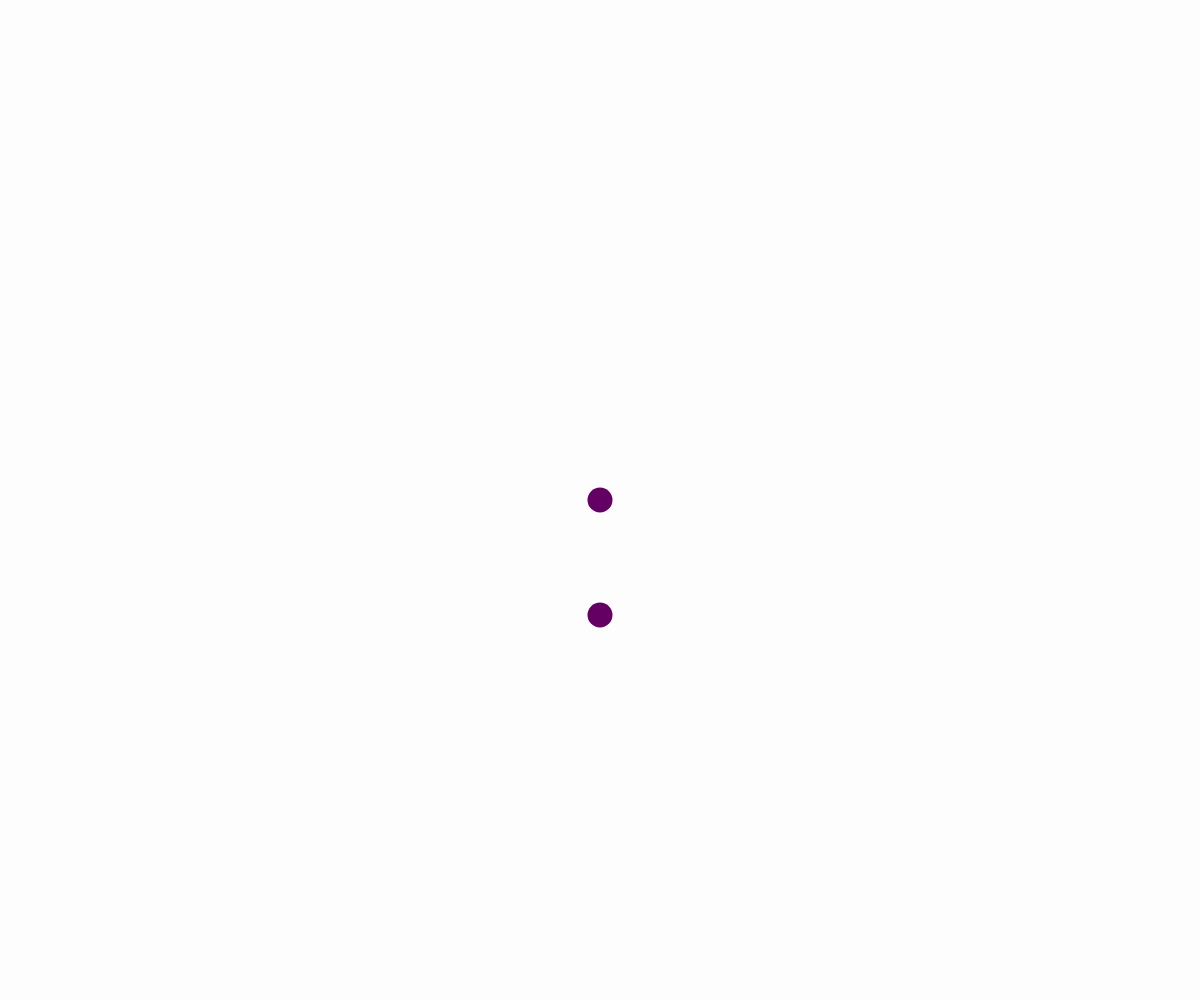
Frame 1 (no input)
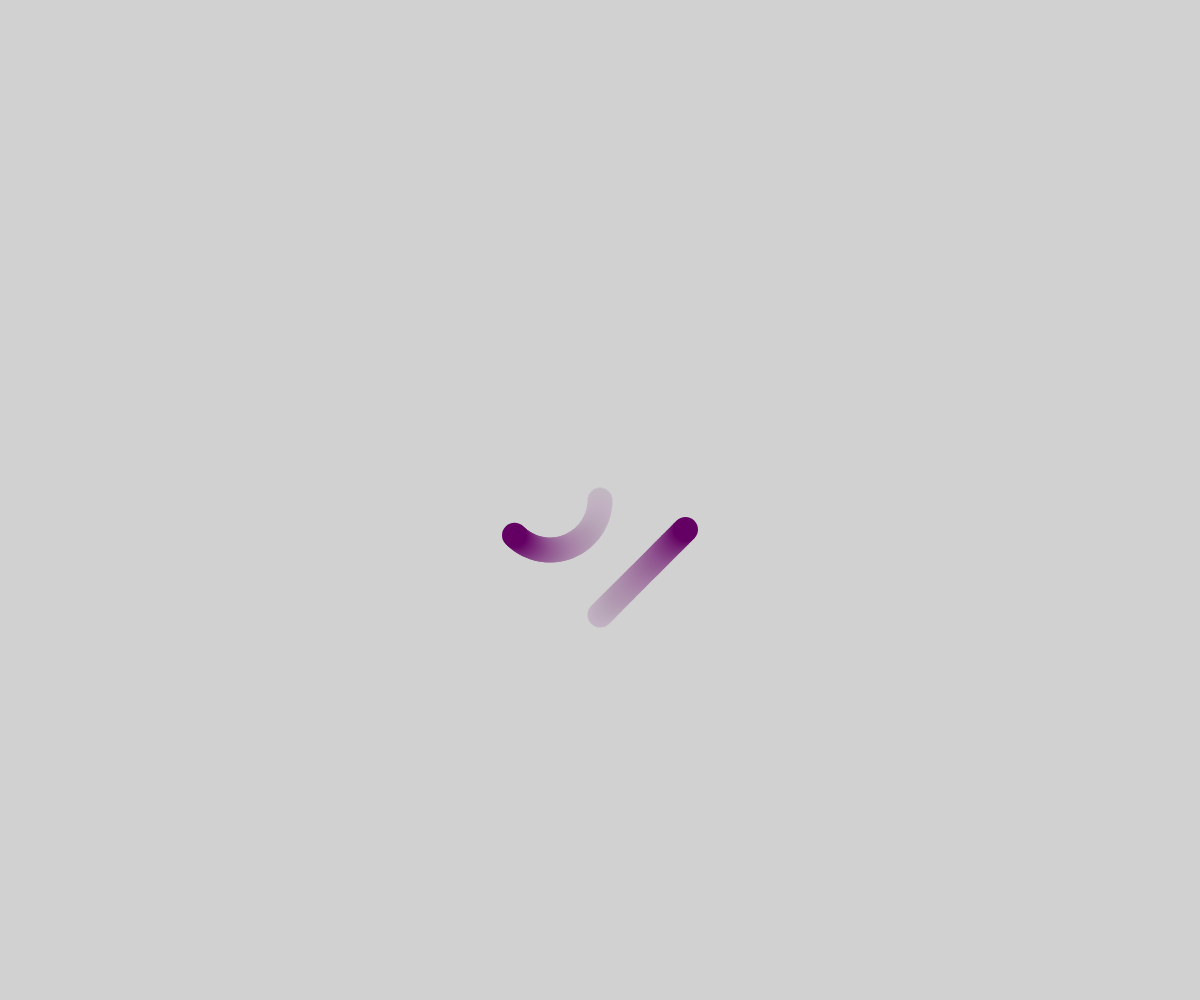
Frame 60 (no input)
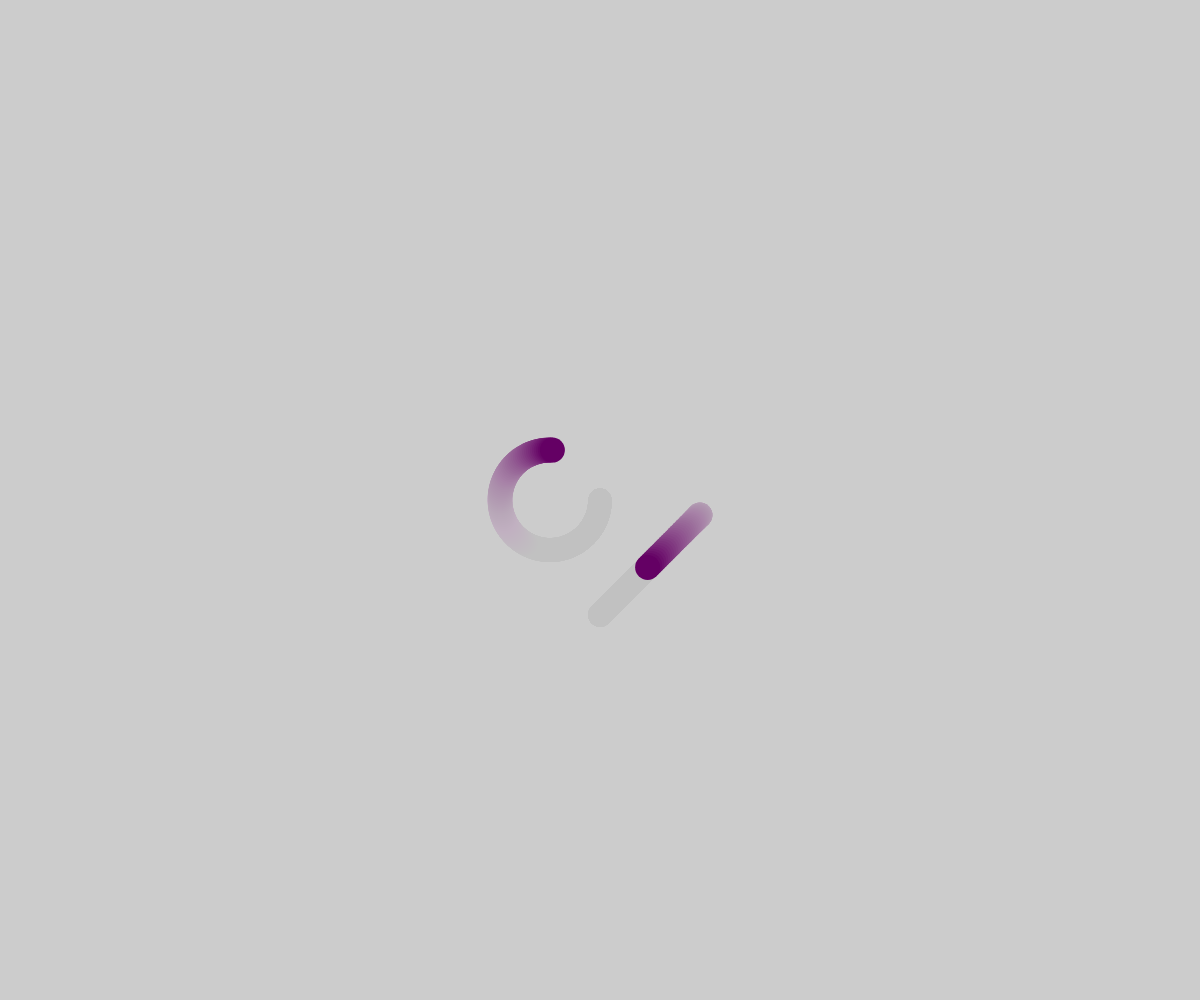
Frame 120 (the mouse pressed at the canvas centre since frame 60)

The p5.js sketch that drew these frames (run headless with seeded random() and noise() and a simulated clock; from frame 60 on, the mouse is pressed at the canvas centre):

// p5.js sketch
// ── sketch.js
let a;
let r;
let size;
let FOUR_PI;

function setup() {
    createCanvas(windowWidth, windowHeight);
    noStroke();
    fill(100, 0, 100);
    a = 0;
    r = 50;
    size = 25;
    FOUR_PI = PI * 4;

}

function draw() {
    background(200, 200, 200, 10);
    translate(windowWidth / 2, windowHeight / 2);
    x = r * cos(a);
    y = r * sin(a);
    y1 = r * cos(a) + r * 1.3;
    if (a % FOUR_PI < TWO_PI) {
        ellipse(x - r, y, size);
        ellipse((x * -1) + r, y1, size);
    } else {
        ellipse((x * -1) + r, y, size);
        ellipse(x - r, y1, size);
    }
    a += 0.04;

}
